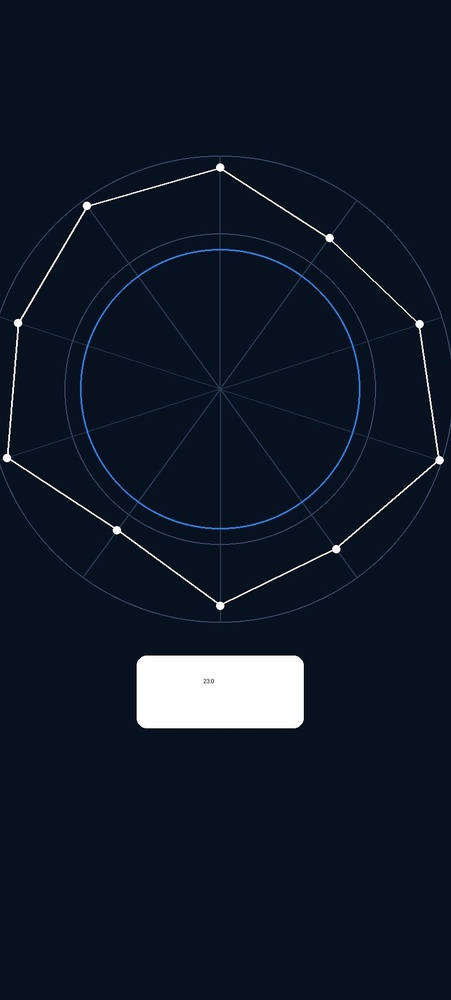
#> input picture tests/fixtures/synthetic-10axes.jpg, 451 x 1000 px, shrunk from 812 x 1800 before the run
$ python -i radar_auto_detect.py   (imports and definitions only)
#> lines starting #> are read from the running program, lines starting #| are printed output that depends on the picture; after the words box and inside, x2 and y2 are one past the last pixel; in counts of white or black regions, pixels touching at a corner belong together
#> further down, picture is the input picture: shape (1000, 451, 3); mean B, G, R 40.3, 25.5, 16.4
#!/usr/bin/env python3
"""Radar Chart Auto Detector - 自动检测雷达图成绩。"""

import argparse
import math
from pathlib import Path

import cv2
import numpy as np


# [49 lines left out: functions parse_ground_truth, read_image, annotated_output_path, write_image, not called in this run]


def angular_distance(first: float, second: float) -> float:
    return abs((first - second + math.pi) % (2 * math.pi) - math.pi)


def detect_center_and_axes(
    image: np.ndarray,
) -> tuple[np.ndarray, float, list[float]]:
    height, width = image.shape[:2]
#> height = 1000; width = 451
    gray = cv2.cvtColor(image, cv2.COLOR_BGR2GRAY)
    blurred = cv2.GaussianBlur(gray, (5, 5), 0)
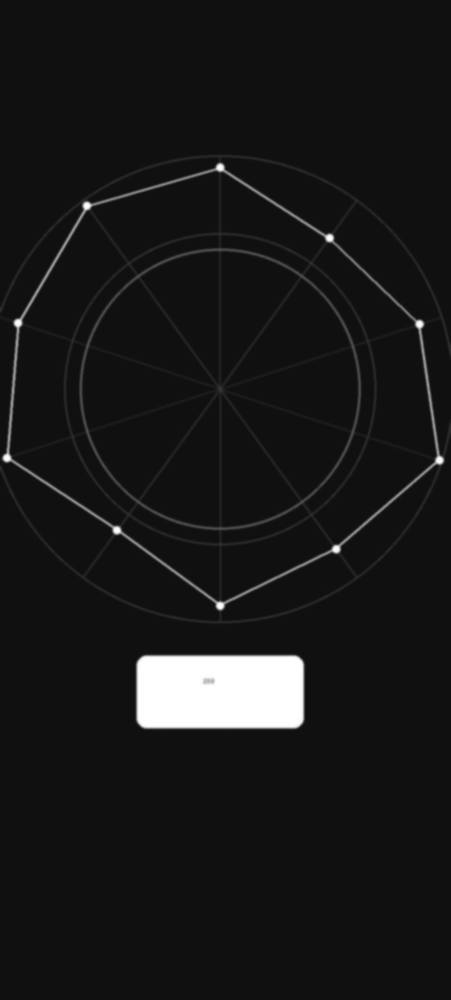
#> blurred: shape (1000, 451); min 15, max 255, mean 24.4
    circles = cv2.HoughCircles(
        blurred,
        cv2.HOUGH_GRADIENT,
        dp=1,
        minDist=30,
        param1=80,
        param2=35,
        minRadius=20,
        maxRadius=min(width, height) // 2,
    )
#> circles = 34 rows, first 8: [219.5, 389.5, 156.7], [243.5, 421.5, 193.6], [181.5, 360.5, 184.8], [253.5, 365.5, 193.6], [193.5, 429.5, 185.9], [221.5, 339.5, 185.8], [187.5, 391.5, 207.9], [261.5, 394.5, 195.8]
    if circles is None:
        region = gray[: height * 2 // 3, :]
        circles = cv2.HoughCircles(
            region,
            cv2.HOUGH_GRADIENT,
            dp=1,
            minDist=30,
            param1=80,
            param2=30,
            minRadius=15,
            maxRadius=min(width, height) // 3,
        )

    if circles is None:
        center_x, center_y = width // 2, height // 3
        circle_radius = min(width, height) // 8
    else:
        best = max(circles[0], key=lambda circle: circle[2])
#> best = [187.5, 391.5, 207.9]
        center_x, center_y, circle_radius = map(
            int,
            np.around(best),
        )
#> center_x = 188; center_y = 392; circle_radius = 208

    center = np.array([float(center_x), float(center_y)])
#> center = [188, 392]
    inner_radius = circle_radius * 2.0 / 3.0
#> inner_radius = 138.7
    edges = cv2.Canny(gray, 60, 180)
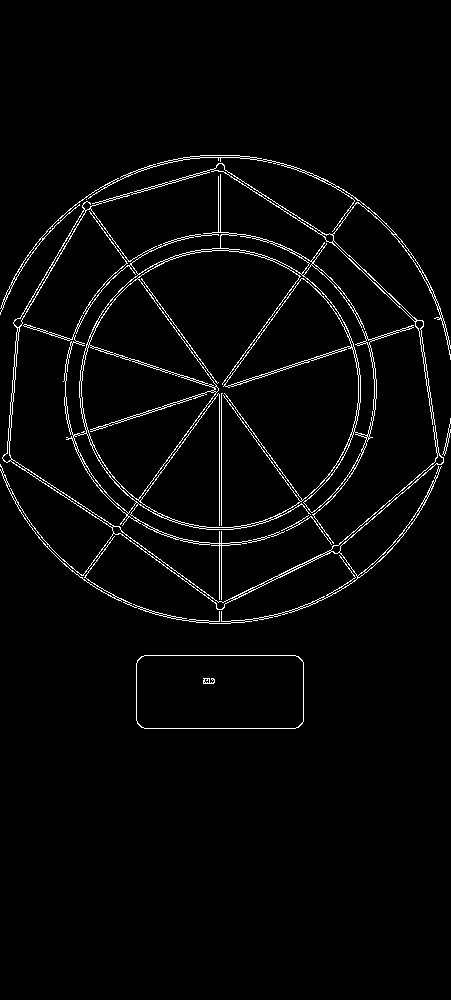
#> edges: shape (1000, 451); 2.7% white in thin lines or dots, all inside (x1, y1, x2, y2) = (0, 155, 451, 729)
    lines = cv2.HoughLinesP(
        edges,
        1,
        np.pi / 180,
        threshold=40,
        minLineLength=inner_radius * 0.5,
        maxLineGap=8,
    )
#> lines = 42 rows, first 6: [81, 577, 356, 199], [81, 200, 355, 577], [83, 579, 358, 200], [221, 623, 221, 394], [83, 199, 217, 383], [219, 623, 219, 394]

    axis_angles = []
    if lines is not None:
        for line in lines:
            x1, y1, x2, y2 = line[0]
            first_distance = math.hypot(x1 - center_x, y1 - center_y)
            second_distance = math.hypot(x2 - center_x, y2 - center_y)
            if (
                first_distance > inner_radius * 0.1
                and second_distance > inner_radius * 0.1
            ):
                continue
            endpoint = (x1, y1) if first_distance > second_distance else (x2, y2)
            axis_angles.append(
                math.atan2(endpoint[1] - center_y, endpoint[0] - center_x)
            )
#> this loop made 42 passes
#> (x1, y1, x2, y2, first_distance, second_distance) on passes 1 to 12: (81, 577, 356, 199, 213.7, 255.9), (81, 200, 355, 577, 219.8, 249.2), (83, 579, 358, 200, 214.5, 256.4), (221, 623, 221, 394, 233.3, 33.06), (83, 199, 217, 383, 219.7, 30.36), (219, 623, 219, 394, 233.1, 31.06), (228, 387, 423, 324, 40.31, 244.6), (225, 386, 423, 322, 37.48, 245.2), (101, 520, 223, 608, 154.8, 218.8), (144, 728, 295, 728, 338.9, 352.6), (419, 320, 438, 452, 242, 257.1), (13, 322, 215, 388, 188.5, 27.29)
#> after the loop, axis_angles = [2.78]

    clustered_angles = []
    for angle in sorted(axis_angles):
        if all(
            angular_distance(angle, existing) > 0.15
            for existing in clustered_angles
        ):
            clustered_angles.append(angle)
#> this loop made 1 pass
#> after the loop, clustered_angles = [2.78]
    return center, inner_radius, clustered_angles


# [159 lines left out: functions detect_blue_polygon, match_vertices, score_from_dist, parse_args, main, not called in this run]


# [2 lines not run here, left out]

>>> import cv2
>>> picture = cv2.imread('tests/fixtures/synthetic-10axes.jpg')
>>> result = detect_center_and_axes(picture)
#> result = ([188, 392], 138.7, [2.78])
